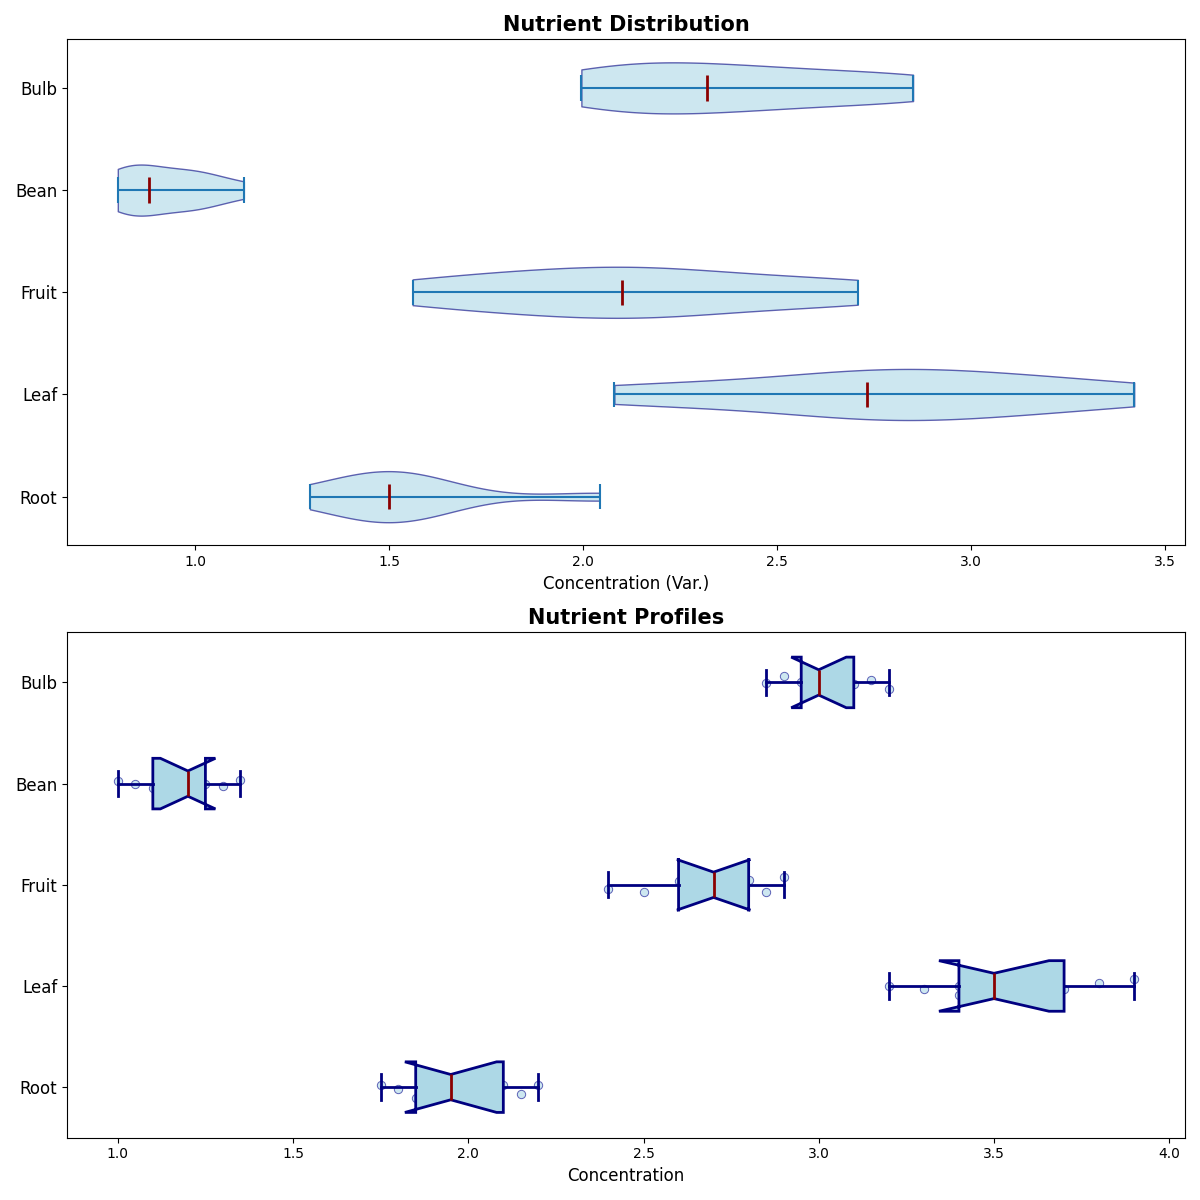

Source code (Python):
import matplotlib.pyplot as plt
import numpy as np

# Data for each vegetable type
root_vegetables = [1.8, 2.0, 1.9, 2.1, 1.75, 2.2, 1.95, 2.15, 1.85]
leaf_vegetables = [3.4, 3.6, 3.5, 3.3, 3.8, 3.2, 3.7, 3.4, 3.9]
fruit_vegetables = [2.6, 2.8, 2.7, 2.5, 2.9, 2.4, 2.75, 2.85, 2.65]

# New vegetable types
bean_vegetables = [1.1, 1.3, 1.2, 1.15, 1.25, 1.35, 1.0, 1.05, 1.2]
bulb_vegetables = [2.9, 3.0, 2.95, 3.05, 3.1, 3.2, 3.15, 3.0, 2.85]

# Variation data for new types
variation_factors = [0.8, 0.75, 0.85, 0.7, 0.9, 0.65, 0.8, 0.95, 0.7]
root_vegetables_var = np.multiply(root_vegetables, variation_factors)
leaf_vegetables_var = np.multiply(leaf_vegetables, variation_factors)
fruit_vegetables_var = np.multiply(fruit_vegetables, variation_factors)
bean_vegetables_var = np.multiply(bean_vegetables, variation_factors)
bulb_vegetables_var = np.multiply(bulb_vegetables, variation_factors)

# Prepare data
box_plot_data = [root_vegetables, leaf_vegetables, fruit_vegetables, bean_vegetables, bulb_vegetables]
violin_plot_data = [root_vegetables_var, leaf_vegetables_var, fruit_vegetables_var, bean_vegetables_var, bulb_vegetables_var]
labels = ["Root", "Leaf", "Fruit", "Bean", "Bulb"]

# Create subplots
fig, axs = plt.subplots(2, 1, figsize=(12, 12))

# Violin plot
violin_parts = axs[0].violinplot(violin_plot_data, vert=False, showmeans=False, showmedians=True)

# Apply a single color
common_color = 'lightblue'
for pc in violin_parts['bodies']:
    pc.set_facecolor(common_color)
    pc.set_edgecolor('navy')
    pc.set_alpha(0.6)

# Set color for median lines
violin_parts['cmedians'].set_color('darkred')
violin_parts['cmedians'].set_linewidth(2)

# Titles and labels
axs[0].set_title("Nutrient Distribution", fontsize=15, fontweight='bold')
axs[0].set_xlabel("Concentration (Var.)", fontsize=12)
axs[0].set_yticks(np.arange(1, len(labels) + 1))
axs[0].set_yticklabels(labels, fontsize=12)

# Box plot
axs[1].boxplot(box_plot_data, vert=False, patch_artist=True, notch=True, 
               boxprops=dict(facecolor=common_color, color='navy', linewidth=2),
               whiskerprops=dict(color='navy', linewidth=2),
               capprops=dict(color='navy', linewidth=2),
               medianprops=dict(color='darkred', linewidth=2))

# Overlay individual data points
for i, data in enumerate(box_plot_data):
    y = np.random.normal(i + 1, 0.04, size=len(data))
    axs[1].scatter(data, y, alpha=0.6, color=common_color, edgecolor='darkblue', linewidth=0.7)

# Titles and labels
axs[1].set_title("Nutrient Profiles", fontsize=15, fontweight='bold')
axs[1].set_xlabel("Concentration", fontsize=12)
axs[1].set_yticks(np.arange(1, len(labels) + 1))
axs[1].set_yticklabels(labels, fontsize=12)

# Adjust layout
plt.tight_layout()

# Show the plot
plt.show()
